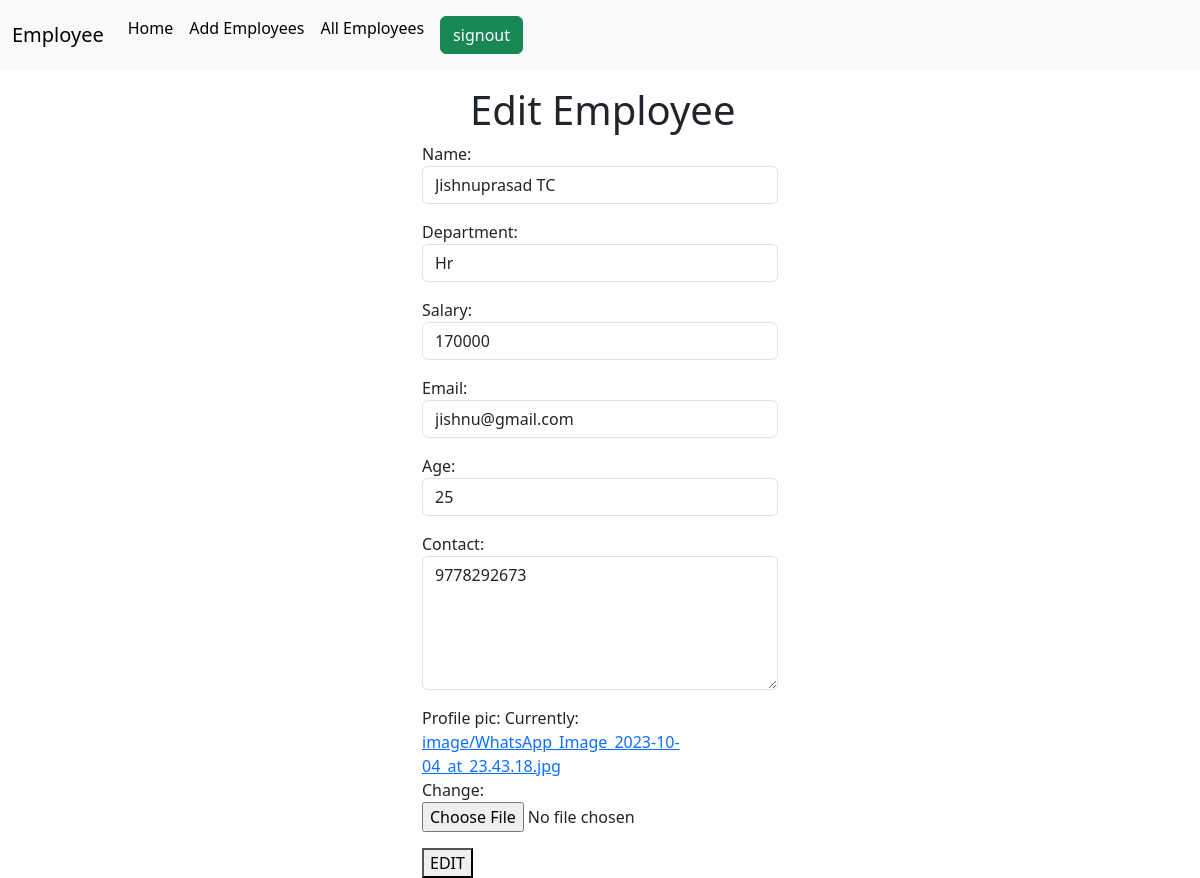
/employees/1/edit, run on the app's committed database.
### crm/models.py (models this page shows, shortened)
class Employees(models.Model):
    name=models.CharField(max_length=200)
    department=models.CharField(max_length=200)
    salary=models.PositiveIntegerField()
    email=models.EmailField(unique=True)
    age=models.IntegerField()
    contact=models.CharField(null=True,max_length=200)
    profile_pic=models.ImageField(upload_to="image",null=True)

### crm/views.py (the view, shortened to what this page needs)
# urls.py: path("employees/<int:pk>/edit",views.EmployeeUpdateView.as_view(),name="emp-edit"),
class EmployeeUpdateView(View):
    def get(self,request,*args,**kwargs):
        id=kwargs.get("pk")
        obj=Employees.objects.get(id=id)
        form=EmployeeModelForm(instance=obj)
        return render(request,"emp_edit.html",{"form":form})

### crm/forms.py
class EmployeeModelForm(forms.ModelForm):
    class Meta:
        model=Employees
        fields="__all__"
        widgets={
            "name":forms.TextInput(attrs={"class":"form-control "}),
            "department":forms.TextInput(attrs={"class":"form-control"}),
            "salary":forms.NumberInput(attrs={"class":"form-control"}),
            "email":forms.TextInput(attrs={"class":"form-control"}),
            "age":forms.NumberInput(attrs={"class":"form-control"}),
            "contact":forms.Textarea(attrs={"class":"form-control","rows":5})
        }

### crm/templates/emp_edit.html (shortened to what this page needs)
{%extends 'base.html'%}
{%block body_block%}
<div class="container mt-3 ">
    <div class="row">
        <div class="col-4"></div>
        <div class="col-4">
            <h1 class="ms-5">Edit Employee</h1>
            <form action="" method="post" enctype="multipart/form-data">
                {{form.as_p}}
                <div class="mt-3">
                    <button type="submit">EDIT</button>
                </div>
            </form>
        </div>
        <div class="col-4"></div>
    </div>
</div>
{%endblock%}

### data on the page
Employees: name "Jishnuprasad TC", department "Hr", salary "170000", email "jishnu@gmail.com", age "25", contact "9778292673"
